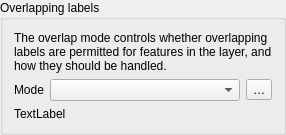
                       <widget class="QgsCollapsibleGroupBox" name="mPlacementOverrunGroupBox_2">
                        <property name="title">
                         <string>Overlapping labels</string>
                        </property>
                        <layout class="QGridLayout" name="gridLayout_24" columnstretch="0,1,0,0">
                         <item row="0" column="0" colspan="4">
                          <widget class="QLabel" name="label_48">
                           <property name="text">
                            <string>The overlap mode controls whether overlapping labels are permitted for features in the layer, and how they should be handled.</string>
                           </property>
                           <property name="wordWrap">
                            <bool>true</bool>
                           </property>
                          </widget>
                         </item>
                         <item row="1" column="1" colspan="2">
                          <widget class="QComboBox" name="mComboOverlapHandling"/>
                         </item>
                         <item row="1" column="0">
                          <widget class="QLabel" name="label_47">
                           <property name="text">
                            <string>Mode</string>
                           </property>
                          </widget>
                         </item>
                         <item row="1" column="3">
                          <widget class="QgsPropertyOverrideButton" name="mOverlapHandlingDBtn">
                           <property name="text">
                            <string>…</string>
                           </property>
                          </widget>
                         </item>
                         <item row="2" column="0" colspan="4">
                          <widget class="QLabel" name="mOverlapModeDescriptionLabel">
                           <property name="text">
                            <string>TextLabel</string>
                           </property>
                           <property name="wordWrap">
                            <bool>true</bool>
                           </property>
                          </widget>
                         </item>
                        </layout>
                       </widget>
